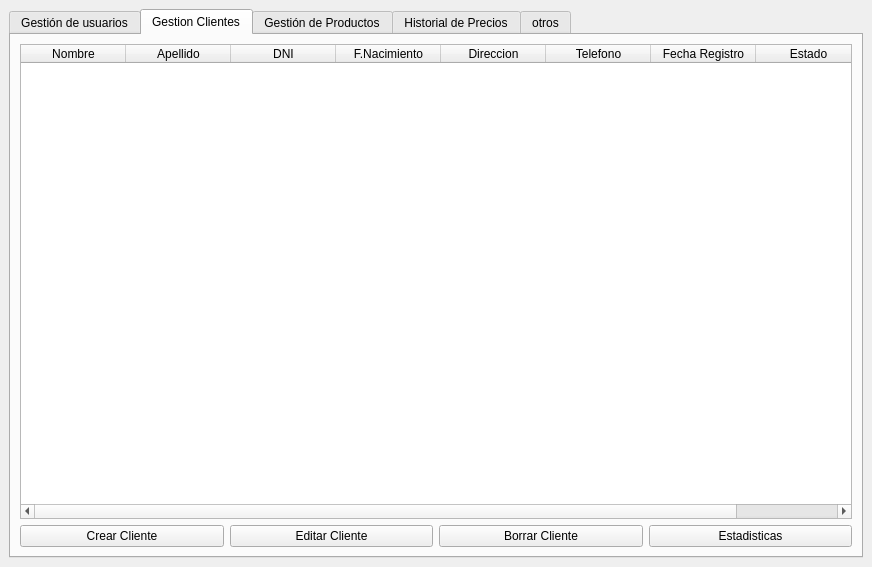
<?xml version="1.0" encoding="UTF-8"?>
<ui version="4.0">
 <class>MainWindow</class>
 <widget class="QMainWindow" name="MainWindow">
  <property name="geometry">
   <rect>
    <x>0</x>
    <y>0</y>
    <width>872</width>
    <height>567</height>
   </rect>
  </property>
  <property name="windowTitle">
   <string>Pantalla Principal - Administrador</string>
  </property>
  <widget class="QWidget" name="centralwidget">
   <layout class="QVBoxLayout" name="verticalLayout">
    <item>
     <widget class="QTabWidget" name="tabWidget">
      <property name="currentIndex">
       <number>1</number>
      </property>
      <widget class="QWidget" name="tab_gestion_usuarios">
       <attribute name="title">
        <string>Gestión de usuarios</string>
       </attribute>
       <layout class="QVBoxLayout" name="verticalLayout_tab1">
        <item>
         <widget class="QTableWidget" name="tabla_usuarios">
          <attribute name="horizontalHeaderDefaultSectionSize">
           <number>140</number>
          </attribute>
          <column>
           <property name="text">
            <string>Nombre</string>
           </property>
          </column>
          <column>
           <property name="text">
            <string>Contraseña</string>
           </property>
          </column>
          <column>
           <property name="text">
            <string>Grupo</string>
           </property>
          </column>
          <column>
           <property name="text">
            <string>Fecha creacion</string>
           </property>
          </column>
          <column>
           <property name="text">
            <string>fecha modificacion</string>
           </property>
          </column>
          <column>
           <property name="text">
            <string>fecha acceso</string>
           </property>
          </column>
         </widget>
        </item>
        <item>
         <widget class="QWidget" name="horizontalWidget" native="true">
          <layout class="QHBoxLayout" name="horizontalLayout">
           <item>
            <widget class="QPushButton" name="pb_crear_usuario">
             <property name="text">
              <string>Crear Usuario</string>
             </property>
            </widget>
           </item>
           <item>
            <widget class="QPushButton" name="pb_editar_usuario">
             <property name="text">
              <string>Editar Usuario</string>
             </property>
            </widget>
           </item>
           <item>
            <widget class="QPushButton" name="pb_eliminar_usuario">
             <property name="text">
              <string>Eliminar Usuario</string>
             </property>
            </widget>
           </item>
          </layout>
         </widget>
        </item>
       </layout>
      </widget>
      <widget class="QWidget" name="tab_gestion_clientes">
       <property name="enabled">
        <bool>true</bool>
       </property>
       <attribute name="title">
        <string>Gestion Clientes</string>
       </attribute>
       <layout class="QVBoxLayout" name="verticalLayout_tab3">
        <item>
         <widget class="QTableWidget" name="tabla_clientes">
          <attribute name="horizontalHeaderDefaultSectionSize">
           <number>105</number>
          </attribute>
          <column>
           <property name="text">
            <string>Nombre</string>
           </property>
          </column>
          <column>
           <property name="text">
            <string>Apellido</string>
           </property>
          </column>
          <column>
           <property name="text">
            <string>DNI</string>
           </property>
          </column>
          <column>
           <property name="text">
            <string>F.Nacimiento</string>
           </property>
          </column>
          <column>
           <property name="text">
            <string>Direccion</string>
           </property>
          </column>
          <column>
           <property name="text">
            <string>Telefono</string>
           </property>
          </column>
          <column>
           <property name="text">
            <string>Fecha Registro</string>
           </property>
          </column>
          <column>
           <property name="text">
            <string>Estado</string>
           </property>
          </column>
         </widget>
        </item>
        <item>
         <layout class="QHBoxLayout" name="horizontalLayout_3">
          <item>
           <widget class="QPushButton" name="pb_crear_cliente">
            <property name="text">
             <string>Crear Cliente</string>
            </property>
           </widget>
          </item>
          <item>
           <widget class="QPushButton" name="pb_editar_cliente">
            <property name="text">
             <string>Editar Cliente</string>
            </property>
           </widget>
          </item>
          <item>
           <widget class="QPushButton" name="pb_eliminar_cliente">
            <property name="text">
             <string>Borrar Cliente</string>
            </property>
           </widget>
          </item>
          <item>
           <widget class="QPushButton" name="pb_estadisticas_cliente">
            <property name="text">
             <string>Estadisticas</string>
            </property>
           </widget>
          </item>
         </layout>
        </item>
       </layout>
      </widget>
      <widget class="QWidget" name="tab_gestion_productos">
       <attribute name="title">
        <string>Gestión de Productos</string>
       </attribute>
       <layout class="QVBoxLayout" name="verticalLayout_tab2">
        <item>
         <widget class="QTableWidget" name="tabla_productos">
          <attribute name="horizontalHeaderCascadingSectionResizes">
           <bool>false</bool>
          </attribute>
          <attribute name="horizontalHeaderDefaultSectionSize">
           <number>103</number>
          </attribute>
          <attribute name="horizontalHeaderStretchLastSection">
           <bool>false</bool>
          </attribute>
          <column>
           <property name="text">
            <string>Nombre</string>
           </property>
          </column>
          <column>
           <property name="text">
            <string>Descripcion</string>
           </property>
          </column>
          <column>
           <property name="text">
            <string>Precio Unitario</string>
           </property>
          </column>
          <column>
           <property name="text">
            <string>% Recargo Envio</string>
           </property>
          </column>
          <column>
           <property name="text">
            <string>Unidad Medida</string>
           </property>
          </column>
          <column>
           <property name="text">
            <string>Medida</string>
           </property>
          </column>
          <column>
           <property name="text">
            <string>Codigo De Barra</string>
           </property>
          </column>
          <column>
           <property name="text">
            <string>Imagen</string>
           </property>
          </column>
         </widget>
        </item>
        <item>
         <layout class="QHBoxLayout" name="horizontalLayout_2">
          <item>
           <widget class="QPushButton" name="pb_crear_producto">
            <property name="text">
             <string>Crear Producto</string>
            </property>
           </widget>
          </item>
          <item>
           <widget class="QPushButton" name="pb_editar_producto">
            <property name="text">
             <string>Editar Producto</string>
            </property>
           </widget>
          </item>
          <item>
           <widget class="QPushButton" name="pb_eliminar_producto">
            <property name="text">
             <string>Eliminar Producto</string>
            </property>
           </widget>
          </item>
          <item>
           <widget class="QPushButton" name="pb_ver_estadisticas_producto">
            <property name="text">
             <string>Ver Estadisticas</string>
            </property>
           </widget>
          </item>
         </layout>
        </item>
       </layout>
      </widget>
      <widget class="QWidget" name="tab_historial_precios">
       <attribute name="title">
        <string>Historial de Precios</string>
       </attribute>
       <layout class="QVBoxLayout" name="verticalLayout_tab4"/>
      </widget>
      <widget class="QWidget" name="tab_otros">
       <attribute name="title">
        <string>otros</string>
       </attribute>
       <layout class="QVBoxLayout" name="verticalLayout_tab5"/>
      </widget>
     </widget>
    </item>
   </layout>
  </widget>
 </widget>
 <resources/>
 <connections/>
</ui>
